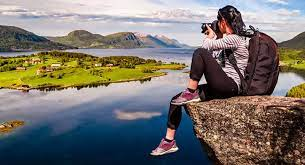
#> input picture Week5/test.jpg, 305 x 165 px
$ jupyter execute 'Gaussian Noise.ipynb'
#> lines starting #> are read from the running program, lines starting #| are printed output that depends on the picture
[cell 1]
import numpy as np
import cv2
img = cv2.imread("test.jpg")
#> img is the input picture: shape (165, 305, 3); mean B, G, R 110.3, 115.4, 120.1
cv2.imshow("Original",img)
def gaussian_noise(image):
    row,col,ch = image.shape
#> row = 165; col = 305; ch = 3
    mean = 0
    var = 0.05
    sigma = var**0.5
    gauss = np.random.normal(mean,sigma,(row,col,ch))
    gauss = gauss.reshape(row,col,ch)
    noisy = image + gauss
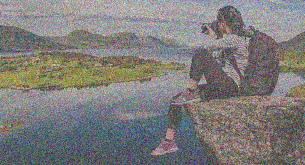
#> noisy: shape (165, 305, 3) float64; mean B, G, R 0.432, 0.455, 0.472; drawn with min black and max white
    return noisy
img = cv2.imread("test.jpg")
img = img/255
noise_img = gaussian_noise(img)
cv2.imshow("Gaussian Noise",noise_img)
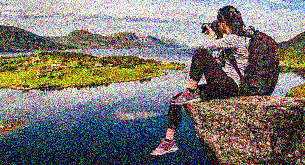
#> window 'Gaussian Noise': shape (165, 305, 3); mean B, G, R 112.1, 117.2, 121.9
cv2.waitKey(0)
